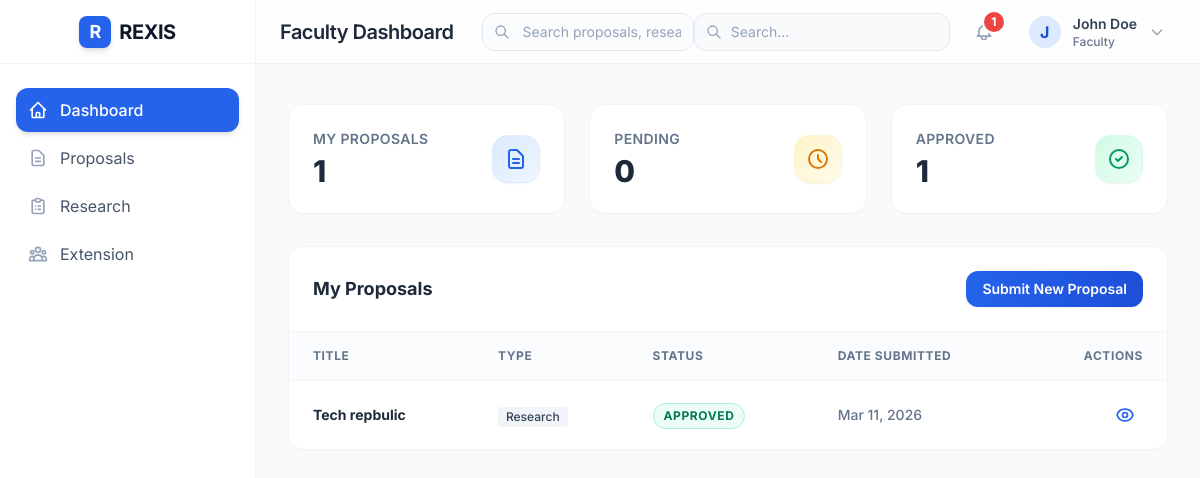
The app's page /dashboard/dashboard/ (signed in), older data.
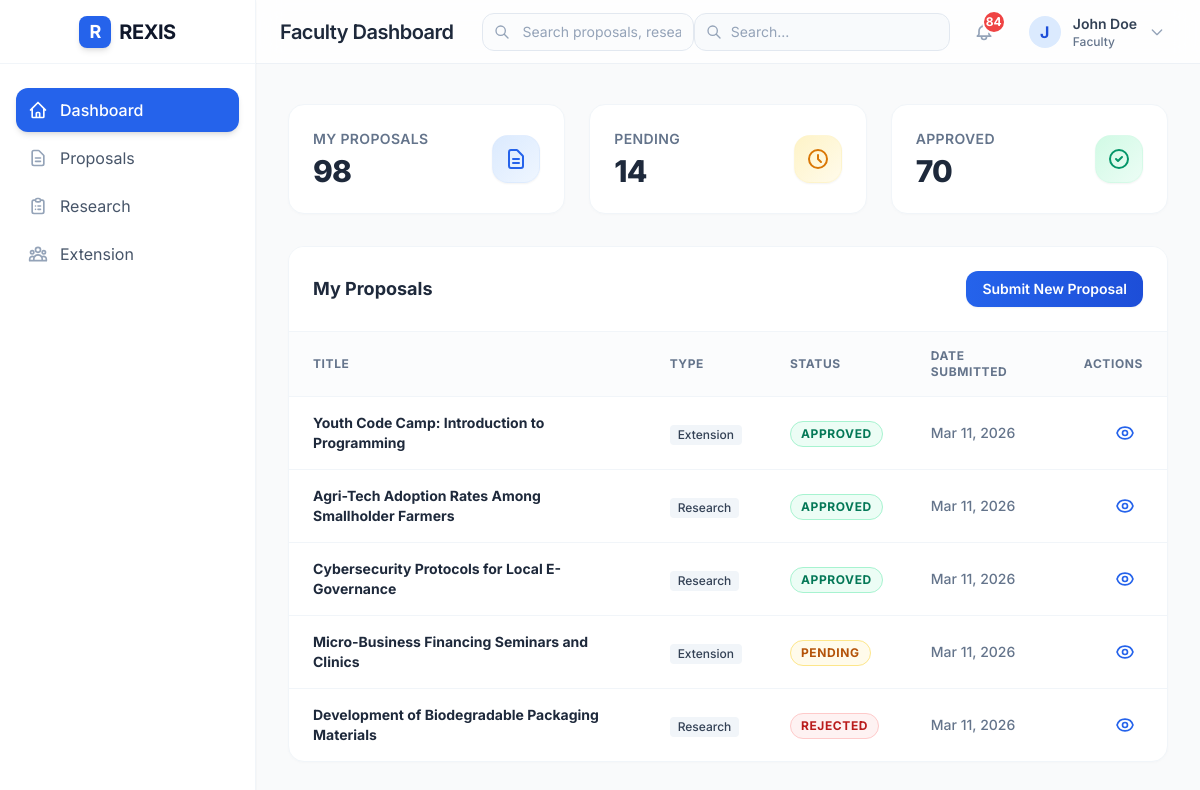
The same page, newer data.
### proposals/models.py (models this page shows, shortened)
class Proposal(models.Model):
    title = models.CharField(max_length=255)
    abstract = models.TextField()
    full_description = models.TextField()
    proposal_type = models.CharField(
        max_length=20,
        choices=ProposalType.choices,
        default=ProposalType.RESEARCH
    )
    faculty_author = models.ForeignKey(
        settings.AUTH_USER_MODEL,
        on_delete=models.CASCADE,
        related_name='proposals_authored'
    )
    research_staff = models.ForeignKey(
        settings.AUTH_USER_MODEL,
        on_delete=models.SET_NULL,
        null=True,
        blank=True,
        related_name='proposals_research'
    )
    date_submitted = models.DateTimeField(auto_now_add=True)
    date_updated = models.DateTimeField(auto_now=True)
    proposal_document = models.FileField(upload_to='proposals/documents/', blank=True, null=True)
    budget_pdf = models.FileField(upload_to='proposals/budgets/', blank=True, null=True)
    supporting_image = models.ImageField(upload_to='proposals/images/', blank=True, null=True)
    status = models.CharField(
        max_length=20,
        choices=ProposalStatus.choices,
        default=ProposalStatus.PENDING
    )
    reviewed_by = models.ForeignKey(
        settings.AUTH_USER_MODEL,
        on_delete=models.SET_NULL,
        null=True,
        blank=True,
        related_name='proposals_reviewed'
    )
    review_notes = models.TextField(blank=True)
    reviewed_at = models.DateTimeField(blank=True, null=True)
    class Meta:
        ordering = ['-date_submitted']
        verbose_name = 'Proposal'
        verbose_name_plural = 'Proposals'

### portal/views.py (the view)
# urls.py: path('dashboard/', views.dashboard, name='dashboard'),
@login_required
def dashboard(request: HttpRequest) -> HttpResponse:
    user = request.user
    if user.is_admin:
        return admin_dashboard(request)
    elif user.is_faculty:
        return faculty_dashboard(request)
    elif user.is_research_staff:
        return research_dashboard(request)
    elif user.is_extension_staff:
        return extension_dashboard(request)
    return redirect('login')

### portal/views.py (called while the page is built)
def faculty_dashboard(request: HttpRequest) -> HttpResponse:
    user = request.user
    my_proposals = Proposal.objects.filter(faculty_author=user)
    pending_proposals = my_proposals.filter(status=ProposalStatus.PENDING).count()
    approved_proposals = my_proposals.filter(status=ProposalStatus.APPROVED).count()
    rejected_proposals = my_proposals.filter(status=ProposalStatus.REJECTED).count()
    my_research = ResearchRecord.objects.filter(
        Q(lead_researcher=user) | Q(co_researchers=user)
    ).count()
    context = {
        'my_proposals': my_proposals[:5],
        'total_proposals': my_proposals.count(),
        'pending_proposals': pending_proposals,
        'approved_proposals': approved_proposals,
        'rejected_proposals': rejected_proposals,
        'my_research': my_research,
    }
    return render(request, 'portal/faculty_dashboard.html', context)

### users/models.py (called while the page is built)
    @property
    def is_admin(self):
        return self.role == UserRole.ADMIN or self.is_superuser

    @property
    def is_faculty(self):
        return self.role == UserRole.FACULTY

    @property
    def is_research_staff(self):
        return self.role == UserRole.RESEARCH_STAFF

### templates/portal/faculty_dashboard.html (shortened to what the changed rows need)
{% extends 'base.html' %}
{% block page_title %}Faculty Dashboard{% endblock %}
{% block content %}
<div class="grid grid-cols-1 sm:grid-cols-2 lg:grid-cols-3 gap-4 sm:gap-6 mb-6 sm:mb-8 mt-2">
    <div class="bg-white rounded-2xl shadow-card hover:shadow-soft transition-all duration-300 p-6 border border-slate-100 relative overflow-hidden group">
        <div class="flex items-center justify-between relative z-10">
            <div>
                <div class="flex items-baseline gap-2">
                    <p class="text-3xl font-extrabold text-slate-800 tracking-tight">{{ total_proposals }}</p>
                </div>
            </div>
        </div>
    </div>
    <div class="bg-white rounded-2xl shadow-card hover:shadow-soft transition-all duration-300 p-6 border border-slate-100 relative overflow-hidden group">
        <div class="flex items-center justify-between relative z-10">
            <div>
                <p class="text-sm font-semibold text-slate-500 mb-1 uppercase tracking-wide">Pending</p>
                <p class="text-3xl font-extrabold text-slate-800 tracking-tight">{{ pending_proposals }}</p>
            </div>
        </div>
    </div>
    <div class="bg-white rounded-2xl shadow-card hover:shadow-soft transition-all duration-300 p-6 border border-slate-100 relative overflow-hidden group">
        <div class="flex items-center justify-between relative z-10">
            <div>
                <p class="text-sm font-semibold text-slate-500 mb-1 uppercase tracking-wide">Approved</p>
                <p class="text-3xl font-extrabold text-slate-800 tracking-tight">{{ approved_proposals }}</p>
            </div>
        </div>
    </div>
</div>
<div class="bg-white rounded-2xl shadow-card border border-slate-100 flex flex-col h-full overflow-hidden">
    <div class="overflow-x-auto">
        <table class="w-full text-left border-collapse">
            <thead>
                <tr class="bg-slate-50/50 border-b border-slate-100 text-xs uppercase tracking-wider text-slate-500 font-semibold">
                    <th class="py-4 px-6">Title</th>
                    <th class="py-4 px-6">Type</th>
                    <th class="py-4 px-6">Status</th>
                    <th class="py-4 px-6">Date Submitted</th>
                    <th class="py-4 px-6 text-right">Actions</th>
                </tr>
            </thead>
            <tbody class="divide-y divide-slate-100">
                {% for proposal in my_proposals %}
                <tr class="hover:bg-slate-50 transition-colors group">
                    <td class="py-4 px-6">
                        <p class="font-bold text-slate-800 text-sm group-hover:text-blue-600 transition-colors">{{ proposal.title }}</p>
                    </td>
                    <td class="py-4 px-6">
                        <span class="inline-flex items-center px-2 py-0.5 rounded text-xs font-medium bg-slate-100 text-slate-700">
                            {{ proposal.get_proposal_type_display }}
                        </span>
                    </td>
                    <td class="py-4 px-6">
                        <span class="inline-flex items-center px-2.5 py-1 rounded-full text-xs font-bold uppercase tracking-wider
                            {% if proposal.status == 'PENDING' %}bg-amber-50 text-amber-700 border border-amber-200
                            {% elif proposal.status == 'APPROVED' %}bg-emerald-50 text-emerald-700 border border-emerald-200
                            {% else %}bg-red-50 text-red-700 border border-red-200{% endif %}">
                            {{ proposal.get_status_display }}
                        </span>
                    </td>
                    <td class="py-4 px-6 text-sm text-slate-500 font-medium">{{ proposal.date_submitted|date:"M d, Y" }}</td>
                    <td class="py-4 px-6 text-right">
                        <a href="{% url 'proposal_detail' proposal.pk %}" class="inline-flex items-center justify-center p-2 rounded-lg text-blue-600 hover:bg-blue-50 transition-colors focus:outline-none focus:ring-2 focus:ring-blue-500/40">
                        </a>
                    </td>
                </tr>
                {% endfor %}
            </tbody>
        </table>
    </div>
</div>
{% endblock %}

### templates/base.html (shortened to what the changed rows need)
<!DOCTYPE html>
<html lang="en">
<head>
    <script src="https://cdn.tailwindcss.com"></script>
</head>
<body class="bg-gray-50" x-data="{ sidebarOpen: false }">
    {% if user.is_authenticated %}
    <div class="flex h-screen">
        <aside
            :class="sidebarOpen ? 'translate-x-0 shadow-2xl' : '-translate-x-full'"
            class="fixed inset-y-0 left-0 z-50 w-64 bg-white border-r border-slate-100 transform transition-transform duration-300 ease-in-out lg:relative lg:translate-x-0 lg:shadow-sm flex flex-col"
        >
            <div class="flex items-center justify-between lg:justify-center h-16 px-6 lg:px-0 border-b border-slate-100">
                <div class="flex items-center gap-2">
                    <h1 class="text-xl font-bold text-slate-900 tracking-tight">REXIS</h1>
                </div>
            </div>
        </aside>
        <div class="flex-1 flex flex-col min-w-0">
            <header class="bg-white/80 backdrop-blur-md border-b border-slate-200/60 sticky top-0 z-30 h-16 flex flex-col justify-center">
                <div class="flex items-center justify-between px-4 sm:px-6">
                    <div class="flex items-center gap-3">
                        <h2 class="text-xl font-semibold text-slate-800 tracking-tight hidden lg:block leading-none">{% block page_title %}Dashboard{% endblock %}</h2>
                    </div>
                    <div class="flex items-center gap-4">
                        <div class="relative" x-data="{ notifyOpen: false }">
                            <button @click="notifyOpen = !notifyOpen" @click.away="notifyOpen = false" class="p-2 text-slate-400 hover:text-blue-600 hover:bg-blue-50 rounded-full transition-colors relative focus:outline-none">
                                {% if notification_count > 0 %}
                                <span class="absolute -top-1 -right-1 min-w-6 h-6 bg-red-500 text-white text-xs font-bold rounded-full border-2 border-white flex items-center justify-center leading-none">
                                    {% if notification_count > 99 %}99+{% else %}{{ notification_count }}{% endif %}
                                </span>
                                {% endif %}
                            </button>
                        </div>
                    </div>
                </div>
            </header>
            <main class="flex-1 overflow-x-hidden overflow-y-auto p-4 sm:p-6 lg:p-8">
                <div class="max-w-7xl mx-auto">
                    {% block content %}{% endblock %}
                </div>
            </main>
        </div>
    </div>
    {% else %}
    <div class="min-h-screen flex flex-col justify-center bg-slate-50">
        {% block login_content %}{% endblock %}
    </div>
    {% endif %}
</body>
</html>

Row changes from the older to the newer data that the page shows:
removed Proposal: title "Tech repbulic", proposal_type "Research", status "APPROVED", date_submitted "Mar 11, 2026"
added Proposal: title "Youth Code Camp: Introduction to Programming", proposal_type "Extension", status "APPROVED", date_submitted "Mar 11, 2026"
added Proposal: title "Agri-Tech Adoption Rates Among Smallholder Farmers", proposal_type "Research", status "APPROVED", date_submitted "Mar 11, 2026"
added Proposal: title "Cybersecurity Protocols for Local E-Governance", proposal_type "Research", status "APPROVED", date_submitted "Mar 11, 2026"
added Proposal: title "Micro-Business Financing Seminars and Clinics", proposal_type "Extension", status "PENDING", date_submitted "Mar 11, 2026"
added Proposal: title "Development of Biodegradable Packaging Materials", proposal_type "Research", status "REJECTED", date_submitted "Mar 11, 2026"
Text that changed along with them:
{{ notification_count }}: "1" → "84"
{{ total_proposals }}: "1" → "98"
{{ pending_proposals }}: "0" → "14"
{{ approved_proposals }}: "1" → "70"
